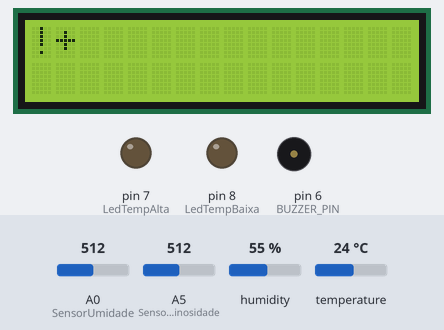
The sketch below on a simulated Arduino Uno, built with avr-gcc and run on an emulated ATmega328P. Shown: 16×2 character LCD, output pins drawn as LEDs (lit = HIGH), buzzer (waves = sounding). The inputs (shaded band) are chosen by the test bench; at power-on: A5 (SensorLuminosidade) = 512, A0 (SensorUmidade) = 512, humidity 55 %, temperature 24 °C. EEPROM starts erased; what the sketch prints to the serial monitor is not drawn.

Above: at 13.4 s.
At 15.2 s:
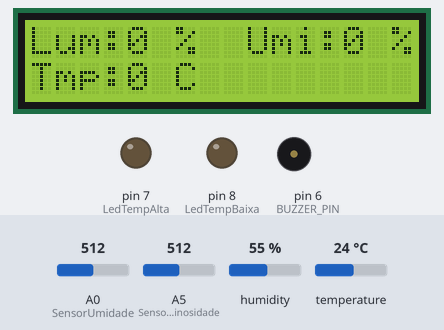
15.3 s: A5 (SensorLuminosidade) set to 406
At 24.3 s:
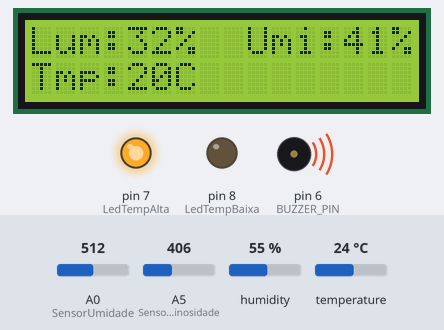
25.0 s: A5 (SensorLuminosidade) set to 379
At 25.8 s:
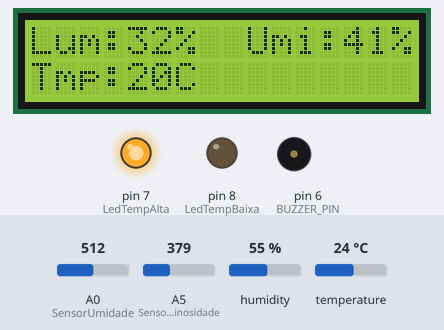
Timing chart, 0 to 41.2 s (numbered marks = the images above; inputs shaded):
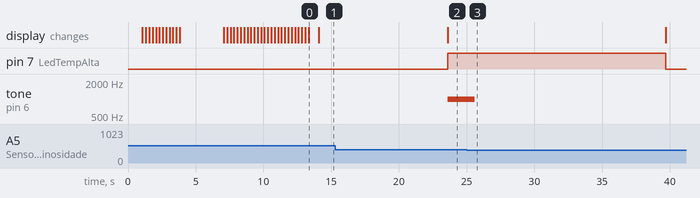

The sketch:

codigo2.ino
```cpp
#include <LiquidCrystal.h>
#include <EEPROM.h>
#include <dht.h>
#include <RTClib.h>
#include <Wire.h>
LiquidCrystal lcd(12, 11, 10, 5, 4, 3, 2);

dht DHT;
RTC_DS3231 rtc;

int SensorLuminosidade = A5;
int SensorUmidade = A0;
int enderecoEEPROM;
const int BUZZER_PIN = 6;
int LedTempAlta = 7;
int LedTempBaixa = 8;

int mediaLuminosidade = 0;
int mediaUmidade = 0;
int mediaTemperatura = 0;

//Animação
byte feliz[8] = {
  B11111,
  B00000,
  B11011,
  B00000,
  B10001,
  B01110,
  B11111,
};
//Animação
byte rosto[8] = {
  B00001,
  B00010,
  B00100,
  B00100,
  B00100,
  B00010,
  B00001,
};
//Animação
byte rostodir[8] = {
  B10000,
  B01000,
  B00100,
  B00100,
  B00100,
  B01000,
  B10000,
};

void setup()
{
  lcd.createChar(1, feliz);
  lcd.createChar(2, rosto);
  lcd.createChar(3, rostodir);

  Serial.begin(9600);

  // Informa se os pinos dos LEDs são de entrada ou saída
  pinMode(LedTempBaixa, OUTPUT);
  pinMode(LedTempAlta, OUTPUT);
  pinMode(BUZZER_PIN, OUTPUT);
  Serial.begin(9600);
  lcd.begin(16,2);
  //Wire.begin();
  rtc.begin();

  lcd.print("+Bem Vindo!+");

  lcd.setCursor(7,2);
  lcd.write(byte(2));
  lcd.setCursor(8,2);
  lcd.write(byte(1));
  lcd.setCursor(9,2);
  lcd.write(byte(3));

  delay(1000);
  for(int posi_LCD = 0; posi_LCD < 50; posi_LCD ++)
  {
    lcd.setCursor(16,1);
    lcd.scrollDisplayLeft(); //Essa é a função que faz as letras se deslocarem

    delay(250); // Quanto menor o tempo, mais rápido será o deslocamento
  }

  delay(500);

  lcd.clear();

  lcd.setCursor(0,0);
  lcd.print("Lum:");
  lcd.setCursor(4, 0);
  lcd.print("0");
  lcd.setCursor(6,0);
  lcd.print("%");

  lcd.setCursor(0,1);
  lcd.print("Tmp:");
  lcd.setCursor(4, 1);
  lcd.print(mediaTemperatura);
  lcd.setCursor(6,1);
  lcd.print("C");

  lcd.setCursor(9,0);
  lcd.print("Umi:");
  lcd.setCursor(13,0);
  lcd.print("0");
  lcd.setCursor(15,0);
  lcd.print("%");
}

void loop()
{

  //limpar eeprom
  for (int i = 0; i < 1024; i++){
    EEPROM.write(i, 0);
  }

  //Declaração das variaveis
  int valoresLuminosidade[5] = {};
  int valoresUmidade[5] = {};
  int valoresTemperatura[5] = {};
  int porcentagemUmidade = 0;
  int porcentagemLuminosidade = 0;
  int somaLuminosidade = 0;
  int somaUmidade = 0;
  int somaTemperatura = 0;

  DHT.read11(A0);
  delay(1000);
  lcd.noDisplay();
  lcd.display();

  //Calculo da media

  for( int i = 0; i < 5; i += 1 ){
    delay(1000);
    porcentagemLuminosidade = map(analogRead(SensorLuminosidade), 0, 1023, 0, 100);
    valoresLuminosidade[i] = porcentagemLuminosidade;

    porcentagemUmidade = map(analogRead(SensorUmidade), 0, 1023, 0, 100);
    valoresUmidade[i] = porcentagemUmidade;

    valoresTemperatura[i] = DHT.temperature;

    somaLuminosidade += valoresLuminosidade[i];
    somaUmidade += valoresUmidade[i];
    somaTemperatura += valoresTemperatura[i];
   }

   mediaLuminosidade = somaLuminosidade / 6;
   mediaUmidade = somaUmidade / 6;
   mediaTemperatura = somaTemperatura / 6;

   lcd.setCursor(4, 0);
   lcd.print(mediaLuminosidade);

   lcd.setCursor(13,0);
   lcd.print(mediaUmidade);

   lcd.setCursor(4, 1);
   lcd.print(mediaTemperatura);

   //Validação dos niveis adequados

  if (mediaTemperatura > 25 || mediaUmidade > 50 || mediaLuminosidade > 30) {
      digitalWrite(LedTempBaixa, LOW);
      digitalWrite(LedTempAlta, HIGH);

      tone(BUZZER_PIN, 1000);
      delay(2000);

      // Pare o som por 100ms
      noTone(BUZZER_PIN);
      delay(100);

      String medias;
      medias += String(mediaTemperatura)+"|";
      medias += String(mediaUmidade)+"|";
      medias += String(mediaLuminosidade)+"|";
      for (unsigned long i = 0; i < 1024; i++){
        EEPROM.write(i, medias[i]);
      }
    }
    else if (mediaTemperatura < 15 || mediaUmidade < 30 || mediaLuminosidade < 0) {
      digitalWrite(LedTempBaixa, HIGH);
      digitalWrite(LedTempAlta, LOW);
      tone(6, 1000, 1000);

      String medias;
      medias += String(mediaTemperatura)+"|";
      medias += String(mediaUmidade)+"|";
      medias += String(mediaLuminosidade)+"|";

      for (unsigned long i = 0; i < 1024; i++){
        EEPROM.write(i, medias[i]);
      }
    }
    else {
      digitalWrite(LedTempBaixa, LOW);
      digitalWrite(LedTempAlta, LOW);
    }

    String retorno;
    for (unsigned long i = 0; i < 1024; i++){
    retorno += (char)EEPROM.read(i);
    }
    Serial.print(retorno);
}
```

Measured:
- the behaviour switches between 389 and 388 on A5 (SensorLuminosidade) (found by bisection; images 2 and 3)
- after the input at 15.3 s, the display: changes after 8.3 s (image 2)
- after the input at 25.0 s, pin 7 (LedTempAlta): HIGH → LOW after 14.7 s; tone on pin 6 (BUZZER_PIN): goes on until 25.6 s, then stays silent
- what the display in image 0 shows lasts 0.8 s, from 13.3 s to 14.1 s
